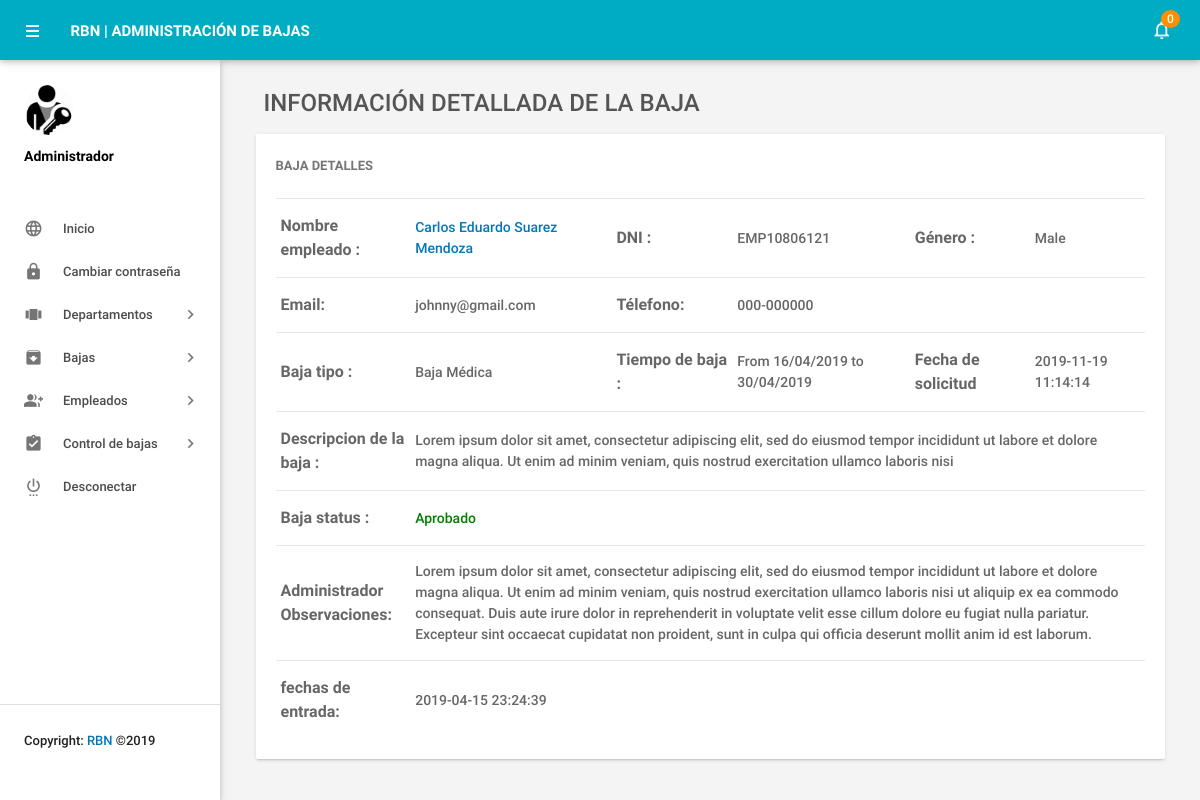
Screenshot of /RB_CRUD/admin/leave-details.php?leaveid=8 (signed in) with the database file from the repository.
### tables this page shows
CREATE TABLE `tblleaves` (
  `id` int(11) NOT NULL,
  `LeaveType` varchar(110) NOT NULL,
  `ToDate` varchar(120) NOT NULL,
  `FromDate` varchar(120) NOT NULL,
  `Description` mediumtext NOT NULL,
  `PostingDate` timestamp NOT NULL DEFAULT CURRENT_TIMESTAMP,
  `AdminRemark` mediumtext,
  `AdminRemarkDate` varchar(120) DEFAULT NULL,
  `Status` int(1) NOT NULL,
  `IsRead` int(1) NOT NULL,
  `empid` int(11) DEFAULT NULL
);

CREATE TABLE `tblemployees` (
  `id` int(11) NOT NULL,
  `EmpId` varchar(100) NOT NULL,
  `FirstName` varchar(150) NOT NULL,
  `LastName` varchar(150) NOT NULL,
  `EmailId` varchar(200) NOT NULL,
  `Password` varchar(180) NOT NULL,
  `Gender` varchar(100) NOT NULL,
  `Dob` varchar(100) NOT NULL,
  `Department` varchar(255) NOT NULL,
  `Address` varchar(255) NOT NULL,
  `City` varchar(200) NOT NULL,
  `Country` varchar(150) NOT NULL,
  `Phonenumber` char(11) NOT NULL,
  `Status` int(1) NOT NULL,
  `RegDate` timestamp NOT NULL DEFAULT CURRENT_TIMESTAMP
);

### RB_CRUD/admin/leave-details.php (the view, shortened to what this page needs)
<?php
include('includes/config.php');
if(strlen($_SESSION['alogin'])==0)
    {
header('location:index.php');
}
else{
 ?>
<!DOCTYPE html>
<html lang="en">
    <head>
        <link type="text/css" rel="stylesheet" href="../assets/plugins/materialize/css/materialize.min.css"/>
        <link href="../assets/plugins/material-preloader/css/materialPreloader.min.css" rel="stylesheet">
        <link href="../assets/plugins/datatables/css/jquery.dataTables.min.css" rel="stylesheet">
                <link href="../assets/plugins/google-code-prettify/prettify.css" rel="stylesheet" type="text/css"/>
        <link href="../assets/css/alpha.min.css" rel="stylesheet" type="text/css"/>
        <link href="../assets/css/custom.css" rel="stylesheet" type="text/css"/>
    </head>
    <body>
       <?php include('includes/header.php');?>
       <?php include('includes/sidebar.php');?>
            <main class="mn-inner">
                <div class="row">
                    <div class="col s12">
                        <div class="page-title" style="font-size:24px;">Información detallada de la baja</div>
                    </div>
                    <div class="col s12 m12 l12">
                        <div class="card">
                            <div class="card-content">
                                <span class="card-title">Baja detalles</span>
                                <table id="example" class="display responsive-table ">
                                    <tbody>
<?php
$lid=intval($_GET['leaveid']);
$sql = "SELECT tblleaves.id as lid,tblemployees.FirstName,tblemployees.LastName,tblemployees.EmpId,tblemployees.id,tblemployees.Gender,tblemployees.Phonenumber,tblemployees.EmailId,tblleaves.LeaveType,tblleaves.ToDate,tblleaves.FromDate,tblleaves.Description,tblleaves.PostingDate,tblleaves.Status,tblleaves.AdminRemark,tblleaves.AdminRemarkDate from tblleaves join tblemployees on tblleaves.empid=tblemployees.id where tblleaves.id=:lid";
$query = $dbh -> prepare($sql);
$query->bindParam(':lid',$lid,PDO::PARAM_STR);
$query->execute();
$results=$query->fetchAll(PDO::FETCH_OBJ);
$cnt=1;
if($query->rowCount() > 0)
{
foreach($results as $result)
{
      ?>
                                        <tr>
                                            <td style="font-size:16px;"> <b>Nombre empleado :</b></td>
                                              <td><a href="editemployee.php?empid=<?php echo htmlentities($result->id);?>" target="_blank">
                                                <?php echo htmlentities($result->FirstName." ".$result->LastName);?></a></td>
                                              <td style="font-size:16px;"><b>DNI :</b></td>
                                              <td><?php echo htmlentities($result->EmpId);?></td>
                                              <td style="font-size:16px;"><b>Género :</b></td>
                                              <td><?php echo htmlentities($result->Gender);?></td>
                                          </tr>
                                          <tr>
                                             <td style="font-size:16px;"><b>Email:</b></td>
                                            <td><?php echo htmlentities($result->EmailId);?></td>
                                             <td style="font-size:16px;"><b>Télefono:</b></td>
                                            <td><?php echo htmlentities($result->Phonenumber);?></td>
                                            <td>&nbsp;</td>
                                             <td>&nbsp;</td>
                                        </tr>
  <tr>
                                             <td style="font-size:16px;"><b>Baja tipo :</b></td>
                                            <td><?php echo htmlentities($result->LeaveType);?></td>
                                             <td style="font-size:16px;"><b>Tiempo de baja :</b></td>
                                            <td>From <?php echo htmlentities($result->FromDate);?> to <?php echo htmlentities($result->ToDate);?></td>
                                            <td style="font-size:16px;"><b>Fecha de solicitud</b></td>
                                           <td><?php echo htmlentities($result->PostingDate);?></td>
                                        </tr>
<tr>
                                             <td style="font-size:16px;"><b>Descripcion de la baja : </b></td>
                                            <td colspan="5"><?php echo htmlentities($result->Description);?></td>
                                        </tr>
<tr>
<td style="font-size:16px;"><b>Baja status :</b></td>
<td colspan="5"><?php $stats=$result->Status;
if($stats==1){
?>
<span style="color: green">Aprobado</span>
 <?php } if($stats==2)  { ?>
<span style="color: red">No aprobado</span>
<?php } if($stats==0)  { ?>
 <span style="color: blue">Aprovación en Espera</span>
 <?php } ?>
</td>
</tr>
<tr>
<td style="font-size:16px;"><b>Administrador Observaciones: </b></td>
<td colspan="5"><?php
if($result->AdminRemark==""){
  echo "waiting for Approval";
}
else{
echo htmlentities($result->AdminRemark);
}
?></td>
 </tr>
 <tr>
<td style="font-size:16px;"><b>fechas de entrada: </b></td>
<td colspan="5"><?php
if($result->AdminRemarkDate==""){
  echo "NA";
}
else{
echo htmlentities($result->AdminRemarkDate);
}
?></td>
 </tr>
                                         <?php $cnt++;} }?>
                                    </tbody>
                                </table>
                            </div>
                        </div>
                    </div>
                </div>
            </main>
        </div>
        <div class="left-sidebar-hover"></div>
    </body>
</html>
<?php } ?>

### rows the page displays
tblleaves: tblemployees.FirstName+LastName "Carlos Eduardo Suarez Mendoza", tblemployees.EmpId "EMP10806121", tblemployees.Gender "Male", tblemployees.EmailId "johnny@gmail.com", tblemployees.Phonenumber "000-000000", LeaveType "Baja Médica", FromDate "16/04/2019", ToDate "30/04/2019", PostingDate "2019-11-19 11:14:14", Description "Lorem ipsum dolor sit amet, consectetur adipiscing elit, sed do eiusmod tempor incididunt ut labore et dolore magna aliqua. Ut enim ad minim veniam, quis nostrud exercitation ullamco laboris nisi", Status "Aprobado", AdminRemark "Lorem ipsum dolor sit amet, consectetur adipiscing elit, sed do eiusmod tempor incididunt ut labore et dolore magna aliqua. Ut enim ad minim veniam, quis nostrud exercitation ullamco laboris nisi ut aliquip ex ea commodo consequat. Duis aute irure dolor in reprehenderit in voluptate velit esse cillum dolore eu fugiat nulla pariatur. Excepteur sint occaecat cupidatat non proident, sunt in culpa qui officia deserunt mollit anim id est laborum.", AdminRemarkDate "2019-04-15 23:24:39"

### other values shown
$unreadcount "0"
